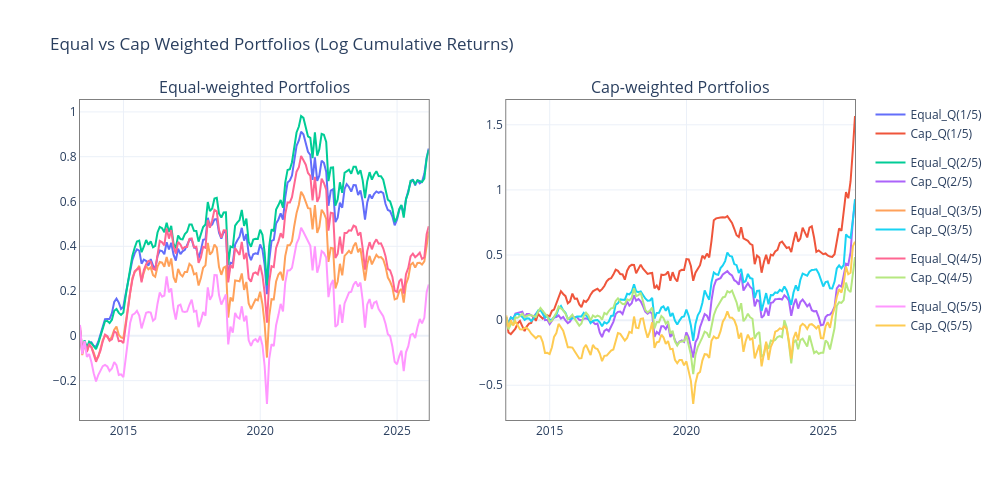

Write notebook code for a chart like this one.
### Markdown cell above
##### **Code**

### Code cell
# 데이터 준비
log_cum_eq, log_cum_cap = np.log1p(subset_equal).cumsum(), np.log1p(subset_cap).cumsum()

fig = make_subplots(rows=1, cols=2, subplot_titles=["Equal-weighted Portfolios", "Cap-weighted Portfolios"])

# 단일 루프로 두 그래프 동시에 그리기
for col in log_cum_eq.columns:
    # 1열: Equal 가중 그래프
    fig.add_trace(go.Scatter(x=log_cum_eq.index, y=log_cum_eq[col], mode='lines', name=f"Equal_{col}", legendgroup=col), row=1, col=1)
    # 2열: Cap 가중 그래프
    fig.add_trace(go.Scatter(x=log_cum_cap.index, y=log_cum_cap[col], mode='lines', name=f"Cap_{col}", legendgroup=col), row=1, col=2)

# 레이아웃 및 테두리 설정
fig.update_layout(title="Equal vs Cap Weighted Portfolios (Log Cumulative Returns)", height=500, width=1000, template="plotly_white")
fig.update_xaxes(showline=True, linewidth=1, linecolor='gray', mirror=True) # 각 서브플롯 x축 테두리
fig.update_yaxes(showline=True, linewidth=1, linecolor='gray', mirror=True) # 각 서브플롯 y축 테두리

fig.show()

### Figure 1 — Plotly figure (JSON) as saved in the notebook; plotly's stock layout.template omitted (floating-point values rounded to 4 significant figures; data arrays with more than 128 entries replaced by an {"elided": "..."} marker saying what was removed)
{"data": [{"legendgroup": "Q(1/5)", "mode": "lines", "name": "Equal_Q(1/5)", "type": "scatter", "x": {"elided": "154 str values"}, "xaxis": "x", "y": {"elided": "154 float values"}, "yaxis": "y"}, {"legendgroup": "Q(1/5)", "mode": "lines", "name": "Cap_Q(1/5)", "type": "scatter", "x": {"elided": "154 str values"}, "xaxis": "x2", "y": {"elided": "154 float values"}, "yaxis": "y2"}, {"legendgroup": "Q(2/5)", "mode": "lines", "name": "Equal_Q(2/5)", "type": "scatter", "x": {"elided": "154 str values"}, "xaxis": "x", "y": {"elided": "154 float values"}, "yaxis": "y"}, {"legendgroup": "Q(2/5)", "mode": "lines", "name": "Cap_Q(2/5)", "type": "scatter", "x": {"elided": "154 str values"}, "xaxis": "x2", "y": {"elided": "154 float values"}, "yaxis": "y2"}, {"legendgroup": "Q(3/5)", "mode": "lines", "name": "Equal_Q(3/5)", "type": "scatter", "x": {"elided": "154 str values"}, "xaxis": "x", "y": {"elided": "154 float values"}, "yaxis": "y"}, {"legendgroup": "Q(3/5)", "mode": "lines", "name": "Cap_Q(3/5)", "type": "scatter", "x": {"elided": "154 str values"}, "xaxis": "x2", "y": {"elided": "154 float values"}, "yaxis": "y2"}, {"legendgroup": "Q(4/5)", "mode": "lines", "name": "Equal_Q(4/5)", "type": "scatter", "x": {"elided": "154 str values"}, "xaxis": "x", "y": {"elided": "154 float values"}, "yaxis": "y"}, {"legendgroup": "Q(4/5)", "mode": "lines", "name": "Cap_Q(4/5)", "type": "scatter", "x": {"elided": "154 str values"}, "xaxis": "x2", "y": {"elided": "154 float values"}, "yaxis": "y2"}, {"legendgroup": "Q(5/5)", "mode": "lines", "name": "Equal_Q(5/5)", "type": "scatter", "x": {"elided": "154 str values"}, "xaxis": "x", "y": {"elided": "154 float values"}, "yaxis": "y"}, {"legendgroup": "Q(5/5)", "mode": "lines", "name": "Cap_Q(5/5)", "type": "scatter", "x": {"elided": "154 str values"}, "xaxis": "x2", "y": {"elided": "154 float values"}, "yaxis": "y2"}], "layout": {"annotations": [{"font": {"size": 16}, "showarrow": false, "text": "Equal-weighted Portfolios", "x": 0.225, "xanchor": "center", "xref": "paper", "y": 1, "yanchor": "bottom", "yref": "paper"}, {"font": {"size": 16}, "showarrow": false, "text": "Cap-weighted Portfolios", "x": 0.775, "xanchor": "center", "xref": "paper", "y": 1, "yanchor": "bottom", "yref": "paper"}], "height": 500, "title": {"text": "Equal vs Cap Weighted Portfolios (Log Cumulative Returns)"}, "width": 1000, "xaxis": {"anchor": "y", "domain": [0, 0.45], "linecolor": "gray", "linewidth": 1, "mirror": true, "showline": true}, "xaxis2": {"anchor": "y2", "domain": [0.55, 1], "linecolor": "gray", "linewidth": 1, "mirror": true, "showline": true}, "yaxis": {"anchor": "x", "domain": [0, 1], "linecolor": "gray", "linewidth": 1, "mirror": true, "showline": true}, "yaxis2": {"anchor": "x2", "domain": [0, 1], "linecolor": "gray", "linewidth": 1, "mirror": true, "showline": true}}}
